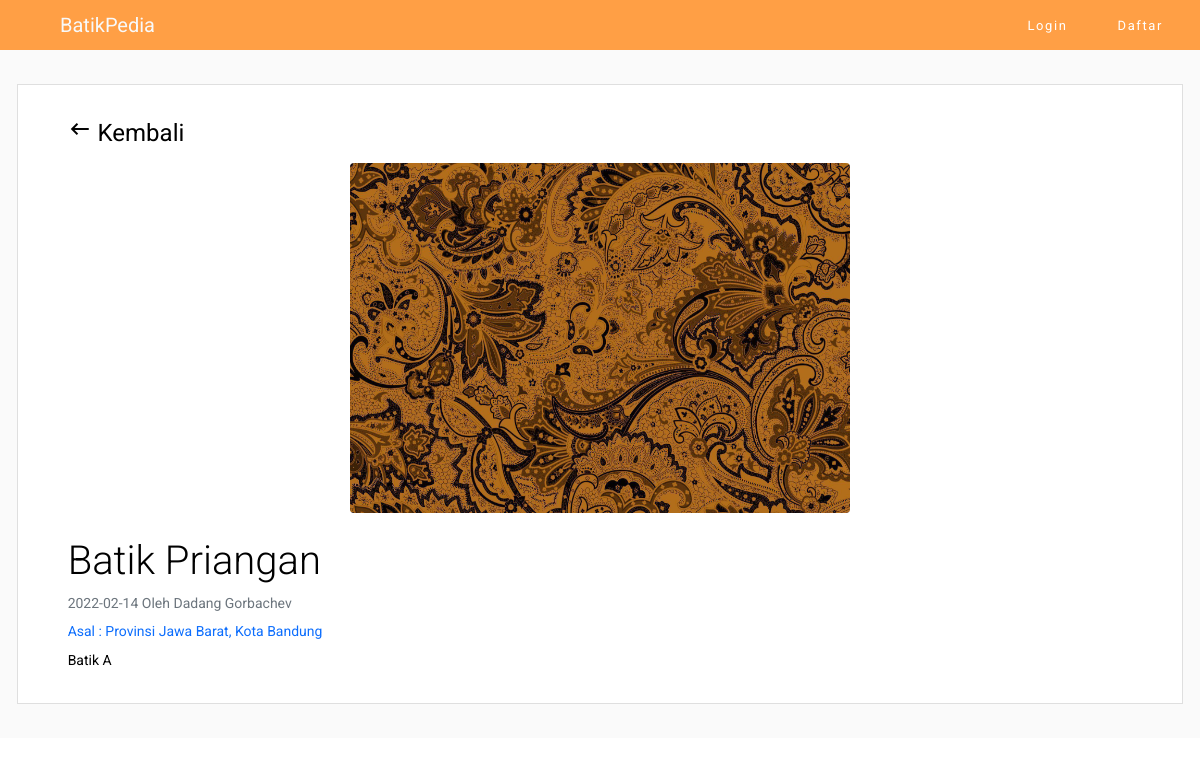
The page /public/home/detail/11 on the database its author committed.
### tables this page shows
CREATE TABLE `batik` (
  `id_batik` int(11) NOT NULL,
  `id_user` int(11) NOT NULL,
  `provinsi_id` int(10) UNSIGNED NOT NULL,
  `kabupaten_kota_id` int(10) UNSIGNED NOT NULL,
  `nama_batik` varchar(40) DEFAULT NULL,
  `deskripsi` text DEFAULT NULL,
  `excerpt` text DEFAULT NULL,
  `created_at` date DEFAULT NULL,
  `last_modified` date DEFAULT NULL,
  `status` enum('1','0') DEFAULT NULL,
  `gambar` varchar(50) DEFAULT NULL
);

CREATE TABLE `user` (
  `id_user` int(11) NOT NULL,
  `nama` varchar(25) DEFAULT NULL,
  `email` varchar(25) NOT NULL,
  `password` varchar(255) DEFAULT NULL,
  `hakAkses` enum('admin','member') DEFAULT NULL,
  `tgl_lahir` date DEFAULT NULL,
  `jk` enum('L','P') DEFAULT NULL,
  `profil` varchar(20) DEFAULT NULL
);

CREATE TABLE `provinsi` (
  `provinsi_id` int(10) UNSIGNED NOT NULL,
  `nama_prov` varchar(255) NOT NULL
);

CREATE TABLE `kabupaten_kota` (
  `kabupaten_kota_id` int(10) UNSIGNED NOT NULL,
  `provinsi_id` int(10) UNSIGNED NOT NULL,
  `nama_kab` varchar(255) NOT NULL
);

### app/core/Controller.php (called while the page is built, shortened)
<?php
class Controller{
    public function view($view, $data=[]){
        require_once '../app/views/' . $view . '.php';
    }
    public function model($model){
        return new $model;
    }
}

### app/controllers/Home.php (called while the page is built, shortened)
<?php
class Home extends Controller{
    public function detail($id){
        $data['judul'] = 'Detail Batik';
        $data['batik'] = $this->model('Batik_model')->getBatikById($id);
        $this->view('home/detail',$data);
    }
}

### app/core/App.php (called while the page is built, shortened)
<?php
class App{
    protected $controller = 'Home';
    protected $method = 'index';
    protected $params = [];
    public function __construct()
    {
        $url = $this->parseURL();
        if(isset($url)){
            if (file_exists('../app/controllers/'.$url[0].'.php')){
                $this->controller = $url[0];
                unset($url[0]);
            }
            $this->controller = new $this->controller;
            if(isset($url[1])){
                if(method_exists($this->controller, $url[1])){
                    $this->method = $url[1];
                    unset($url[1]);
                }
            }
            if(!empty($url)){
                $this->params = array_values($url);
            }
        }else{
            require_once '../app/controllers/'. $this->controller . '.php';
            $this->controller = new $this->controller;
        }
        call_user_func_array([$this->controller, $this->method], $this->params);
    }
    public function parseURL()
    {
        if(isset($_GET['url'])){
            $url = rtrim($_GET['url'],'/');
            $url = filter_var($url,FILTER_SANITIZE_URL);
            $url = explode('/',$url);
            return $url;
        }
    }
}

### public/index.php (called while the page is built, shortened)
<?php
$app = new App;

### app/core/Database.php (called while the page is built, shortened)
<?php
class Database{
        private $dbhost = DB_HOST;
		private $dbname = DB_NAME;
		private $dbuser = DB_USER;
        private $dbpass = DB_PASS;
        private $dbh;
        private $stmt;
        public function __construct()
        {
            $dsn = "mysql:host=".$this->dbhost.";dbname=".$this->dbname."";
            $option = [
                PDO::ATTR_PERSISTENT => true,
                PDO::ATTR_ERRMODE => PDO::ERRMODE_EXCEPTION
            ];
            try{
                $this->dbh = new PDO($dsn, $this->dbuser,$this->dbpass, $option);
            } catch(PDOException $e) {
                echo '<strong>Mohon Maaf terjadi Kesalahan. Koneksi ke Database GAGAL.</strong><br>';
                die($e->getMessage());
            }
        }
        public function query($query)
        {
            $this->stmt = $this->dbh->prepare($query);
        }
        public function bind($param, $value, $type = null)
        {
            if(is_null($type)){
                switch(true){
                    default :
                    $type = PDO::PARAM_STR;
            }
        }
            $this->stmt->bindValue($param,$value,$type);
        }
        public function execute()
        {
            $this->stmt->execute();
        }
        public function single()
        {
            $this->execute();
            return $this->stmt->fetch(PDO::FETCH_ASSOC);
        }
}

### app/models/Batik_model.php (called while the page is built, shortened)
<?php
class Batik_model {
    private $db;
    public function __construct()
    {
        $this->db = new Database;
    }
    public function getBatikById($id)
    {
        $this->db->query("SELECT * FROM batik JOIN user USING(id_user) JOIN provinsi USING(provinsi_id) JOIN kabupaten_kota USING(kabupaten_kota_id) WHERE id_batik=:id_batik");
        $this->db->bind('id_batik',$id);
        return $this->db->single();
    }
}

### app/views/home/detail.php (the view)
<div class="content-wrapper">
    <div class="row">
        <div class="col-md-12 stretch-card">
            <div class="card">
                <div class="card-body">
                    <div class="container-fluid d-flex justify-content-start mt-2">
                        <a href="<?=BASEURL?>"
                            class="auth-link text-black text-decoration-none float-end mdi mdi-keyboard-backspace menu-icon mb-3"
                            style="text-align: left; font-size: 18pt">
                            Kembali
                        </a>
                    </div>
                    <div class="container-fluid d-flex justify-content-center">
                        <img src="<?=BASEURL ?>/img/img_batik/<?=$data['batik']['gambar'] ?>"
                            class="img-fluid me- rounded" alt="..." style="height: 350px; width:500px">
                    </div>
                    <div class="container-fluid d-flex justify-content-start mt-4">
                        <article class="blog-post">
                            <h5 class="display-3"><?=$data['batik']['nama_batik'] ?></h5>
                            <p class="blog-post-meta text-secondary"><?=$data['batik']['last_modified'];?> Oleh
                                <?=$data['batik']['nama'] ?> </p>
                            <p class="blog-post-meta text-primary">Asal : Provinsi <?=$data['batik']['nama_prov']?>,
                                <?=$data['batik']['nama_kab'] ?> </p>
                            <p class="font-weight-light"><?=$data['batik']['deskripsi'] ?></p>
                    </div>
                </div>
            </div>
        </div>
    </div>
</div>

### app/views/templates/header.php (style rules this page uses)
body { font-family: 'Roboto', sans-serif; }

### rows shown on the page
batik: gambar (picture), nama_batik "Batik Priangan", last_modified "2022-02-14", user.nama "Dadang Gorbachev", provinsi.nama_prov "Jawa Barat", kabupaten_kota.nama_kab "Kota Bandung", deskripsi "Batik A"
